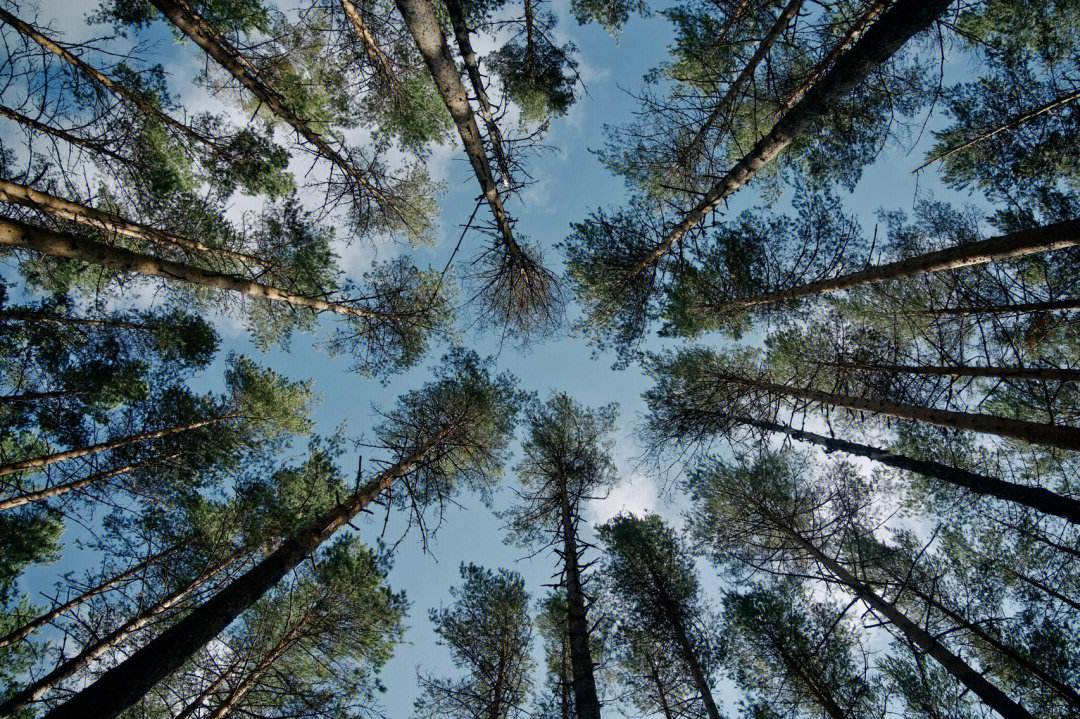
#> input picture 学习笔记/abc.jpeg, 1080 x 719 px
$ jupyter execute 'markdown粘贴图片.ipynb'   (shell and % lines are left out)
#> lines starting #> are read from the running program, lines starting #| are printed output that depends on the picture
[cell 1]
# 插入复制粘贴图片的库   paste image
# 也可以直接截图粘贴到VSCODE里

[cell 2]
print('kkk')

### （1）切片与范围关系

[cell 3]
import numpy as np
import pandas as pd
from pandas import Series,DataFrame
data1=np.random.randint(1,100,size=5)
data1

[cell 4]
data1[0]    #单一使用索引下标获得的只是一个值，不是一个数组对象
data1[[0,2]]    #通过list列表的索引下标读取的多个值，得到的是一个数组对象，并非一个值

[cell 5]
data1[2:4] #理解：其实切片只是使用索引一个范围区间的表示手法而已，语法为“起始下标号:结束下标号”【注意：这种方式得到的是一个数组对象，不是值】

[cell 6]
ds1=Series(data=data1)  #series对象的索引访问、切片的方法与np.array是一样的
# ds1[0]
# ds1[1:3]
# ds1[:3]
ds1[[1,3]]

[cell 7]
data2=np.random.randint(1,100,size=(4,5))
df2=DataFrame(data=data2)
df2

[cell 8]
df2[[0,3]] #读取多行
df2[1:4] #使用索引区间读取多行【注意：其实二维数组读取可以看作是两个一维数组组成，也就是用两个下标来表示[行][列]】
df2[::-1]
df2[::2] #指定步长间隔来读取多行
# df2.iloc[:,[1,3]] #【注意：如果是DataFrame对象的话，应该使用iloc的隐式索引（或者用创建DataFrame对象时用index指定的显式索引）切片才行】
# data2[:,[1,3]] #此方法只适合于数组，而对DataFrame对象是出错的（因为df2创建是没有用index指定显式索引为数字序号，但df2[:,[1,3]]默认会使用显式索引，但index又未指定，所以出错）
# df2.iloc[1:3,2:4]

[cell 9]
dict3={
    'python':99,
    'java':100,
    'C':88
}
dict3['java']

### 总结：
    1. numpy可以保持与python列表的访问方法，但是要注意高维数组的访问可能存在的潜在风险
    2. 多维数组直接访问元素：以列表的方式表示索引[d0_loc,d1_loc,...]
    3. 多维数组的行访问：n[row_index]，访问多列：n[[row_index1,row_index2,...]]
    4. 多维数组的列访问：n[col_index]，访问多列：n[[col_index1,col_index2,...]]
    5. BOOL列表访问：
        行访问：n[BOOLLIST]
        列访问：n[:,BOOLLIST]
        【注意】BOOLLIST的长度必须与访问的维度的长度一致

### （2）数组与图片关系

[cell 10]
import matplotlib.pyplot as plt

pict=plt.imread('abc.jpeg') #说明图片其实是一个三维数组来表示和存储
#> pict is the input picture: shape (719, 1080, 3); mean R, G, B 78.6, 93.9, 100.8
pict

[cell 11]
pict.shape
#> Out = (719, 1080, 3)

[cell 12]
plt.figure(figsize=(10,10)) #设置画布大小
plt.imshow(pict) #利用matplotlib来显示三维数组里的图片

[cell 13]
pict=pict[::-1] #上下方向倒着显示
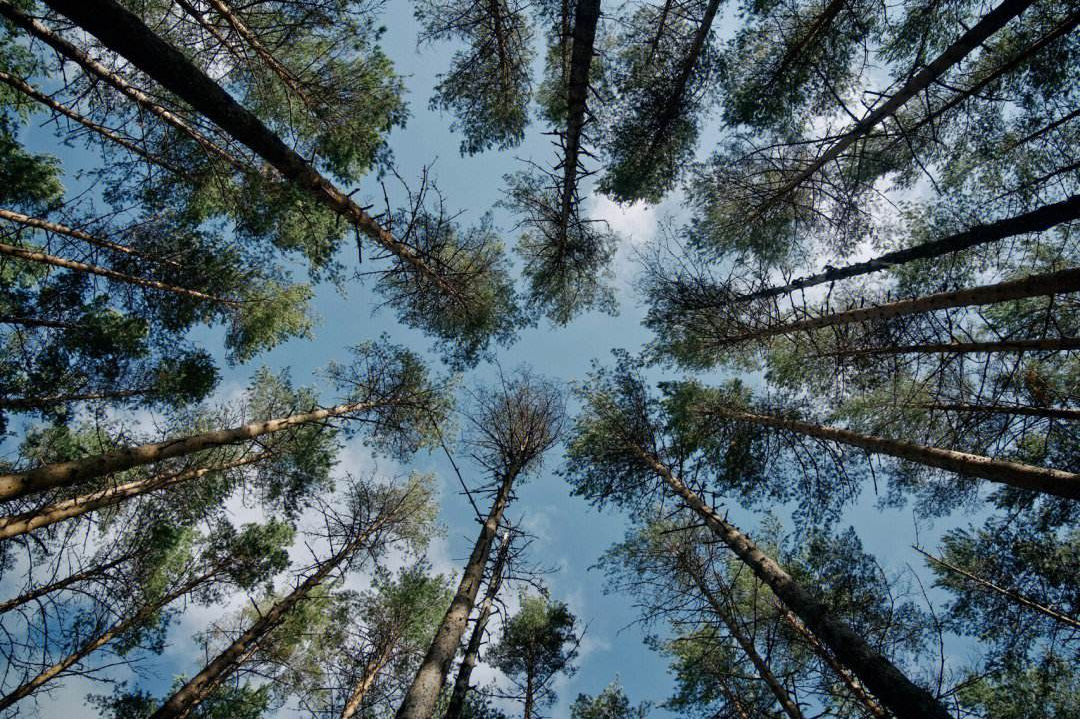
#> pict: shape (719, 1080, 3); mean R, G, B 78.6, 93.9, 100.8
plt.imshow(pict)

[cell 14]
pict=pict[:,::-1] #左右方向倒着显示
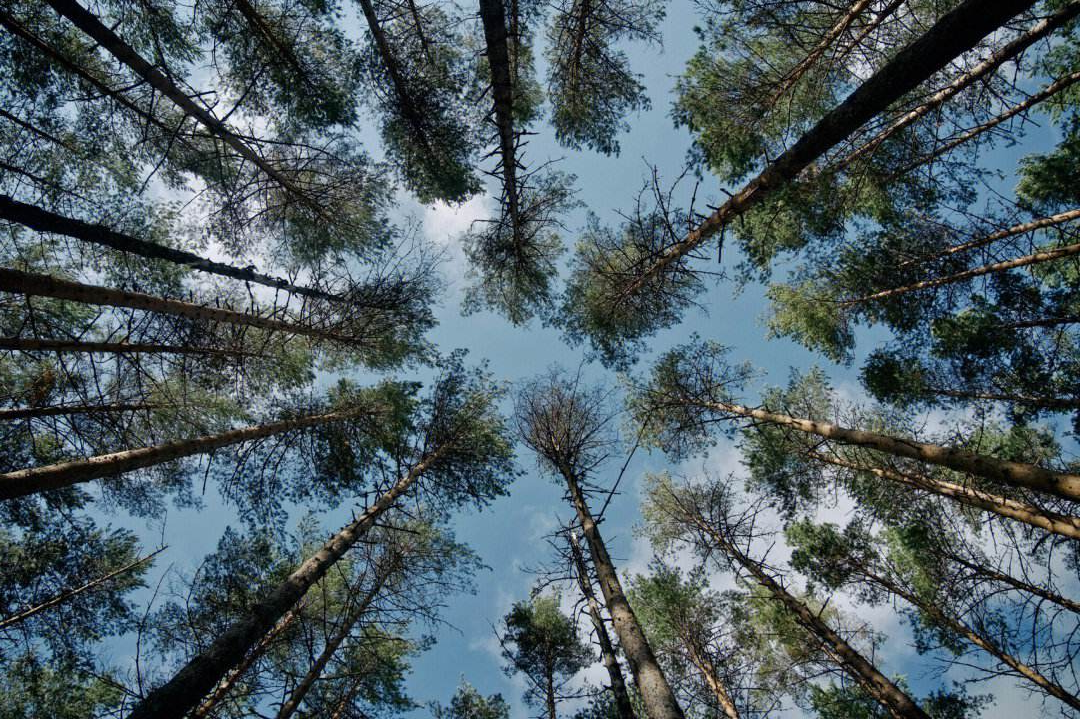
#> pict: shape (719, 1080, 3); mean R, G, B 78.6, 93.9, 100.8
plt.imshow(pict)

### （3）numpy数组级联

[cell 15]
pict=np.concatenate((pict,pict),axis=1)
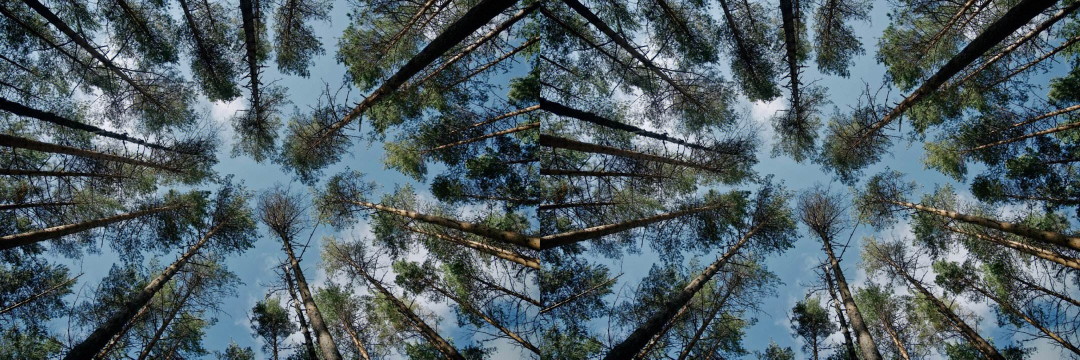
#> pict: shape (719, 2160, 3) (shown at 1/2 size); mean R, G, B 78.6, 93.9, 100.8
plt.imshow(pict)
# 【注意：如果出现多个重复时，需要执行“全部运行”才行】

[cell 16]
#数组切分
data3=np.random.randint(1,100,size=(6,6))
a1,a2=np.split(data3,indices_or_sections=2,axis=0)
display(a1,a2) #display显示的好处是当此段代码块中有多个输出显示的时候，它不会替换掉后面的显示内容，它会两部分都保留和显示

[cell 17]
a1,a2,a3=np.split(data3,indices_or_sections=[2,4],axis=0) #[2,4]指定切分的份数和区间大小，解决不够平均切分时会出错的问题
display(a1,a2,a3)

### （3）python和numpy的聚合计算

[cell 18]
arr5=np.random.randint(1,100,size=(5,6))
arr5

[cell 19]
# sum求和
# 求所有行和列的数的总和
display(arr5.sum())

# 一次性求得每行数的和
display(arr5.sum(axis=0))

# 一次性求得每列数的和
display(arr5.sum(axis=1))

#### 拓展：（axis都可以控制下面的聚合方向<行，列>）
    1. count()      求统计个数
    2. mean()       求平均值
    3. max()        求最大值
    4. min()        求最小值
    5. np.median()  求中位数
    6. std()        求标准方差
    7. any()        布尔值的聚合（只要布尔数组中只要有一个True，就返回True结果）
    8. all()        布尔值的聚合（只要布尔数组中只要有一个Fasle，就返回False结果）

[cell 20]
arr6=arr5>30
arr6

[cell 21]
display(arr6.any(),arr6.all())

### (4)空值处理：python的空值是None；numpy的空值是np.nan(显示为NaN)  【注意：np.nan无论与谁运算结果都为nan】

[cell 22]
n1=np.array([1,2,3,np.nan])
n1.sum()  # 【注意：可以直接用调用对象属性的方法调用】
display(np.nansum(n1))  #【注意：使用numpy函数进行计算的调用方法，是用调用过程函数的方式进行<传参数>】

#### 【注意：】空值处理总结（不要直接使用普通的聚合函数，应该使用nan的特定函数才行）：
    1. nansum
    2. nanmax
    3. nanmin
    4. nanmean
    5. nanstd
    6. np.nanmedian
    7. np.power 幂运算

### (5)矩阵运算

[cell 23]
# 矩阵+ -法
n1=np.array([[1,2],[3,4]])
n2=np.array([[5,6],[7,8]])
display(n1,n2)

[cell 24]
# 矩阵加法+  【注意：都是两个数组之间对应位置的运算】
n1+n2

[cell 25]
# 矩阵减法-  【注意：都是两个数组之间对应位置的运算】
n1-n2

[cell 26]
# 矩阵乘法*  【注意：都是两个数组之间对应位置的运算】
n1*n2

[cell 27]
# 矩阵乘积  【注意：1、需要用np.dot()函数来运算；2、两个数组的乘积运算是按A数组的行中的每个数*B数组的列中的每个数，然后再求和得到一个数】
np.dot(n1,n2)

运算原理：
A_array([[1, 1],
        [2, 2]])
B_array([[3, 3],
        [4, 4]])

19=(A)1*(B)5+(A)2*(B)7       (A数组中的第1行对应数XB数组中的第1列对应数，然后把每个对应数相加所得的和即为结果数组的第1个值)
22=(A)1*(B)6+(A)2*(B)8       (A数组中的第1行对应数XB数组中的第2列对应数，然后把每个对应数相加所得的和即为结果数组的第2个值)
43=(A)3*(B)5+(A)4*(B)7       (A数组中的第2行对应数XB数组中的第1列对应数，然后把每个对应数相加所得的和即为结果数组的第3个值)
50=(A)3*(B)6+(A)4*(B)8       (A数组中的第2行对应数XB数组中的第2列对应数，然后把每个对应数相加所得的和即为结果数组的第4个值)

#### 矩阵运算--广播机制

[cell 28]
n3=np.random.randint(1,100,size=(3,3))
n4=np.random.randint(1,100,size=3)
display(n3,n4)

[cell 29]
n3+n4   #虽然两个数组的维度不一致，但列数一致；此时numpy会自动采用广播机制来匹配计算

#### 广播机制的自动匹配运算原理
总原则是根据两个数组的行列维度数，来取行维度数和列维度数等中的最大数来重新组合成一个大数组；然后分别以此最大的行列维度数来拓展不够的哪个维度；两个数组经过拓展后会自动形成相同的维度数的新数组，最后再把拓展后的两个数组进行对应位置的运算即可

1、两个不同维度的数组（源数组）


2、两个不同维度的数组__经过广播机制自动拓展后的两个数组的维度一致了


3、两个不同维度的数组__矩阵计算

#### numpy数据排序
quicksort、mergesort、heapsort、冒泡、选择排序

[cell 30]
index2=np.random.permutation(5) #自动产生从0开始的索引号
index2

[cell 31]
arr7=np.random.randint(0,10,size=(5,5))
arr7

[cell 32]
arr7[index2]    #实现了为数组进行排序的目的

[cell 33]
index2=np.sort(index2)  #实现升序排序
arr7[index2]

[cell 34]
index3=index2[::-1]  #实现降序排序
index3

[cell 35]
arr7[index3]

[cell 36]
import matplotlib.pyplot as plt
plt.plot(np.random.randn(30),color='g',linestyle='--',marker='o')
#> figure, not shown here; curve peaks at x = 13, y = 1.9

[cell 37]
fig = plt.figure()
ax = fig.add_subplot(1,1,1)
ax.plot(np.random.randn(1000).cumsum())
ticks = ax.set_xticks([0,250,500,750,1000]) #设置刻度值
labels = ax.set_xticklabels(['one','two','three','four','five']) #设置刻度标签
ax.set_title('My first Plot') #设置标题
ax.set_xlabel('Stage') #设置轴标签
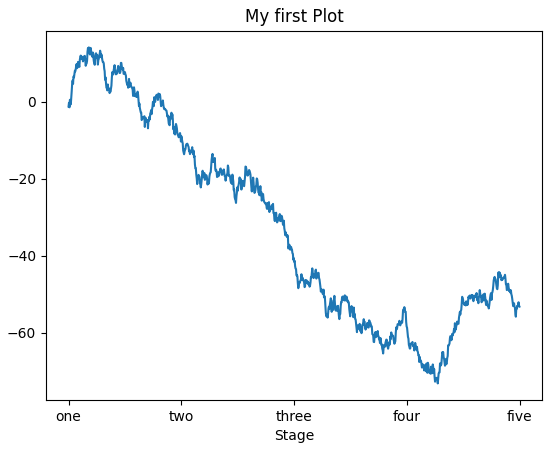
#> figure drawn by matplotlib, 1 panel; curve peaks at x = 45, y = 14.07

[cell 38]
fig = plt.figure(figsize=(12,5));ax = fig.add_subplot(111)
ax.plot(np.random.randn(1000).cumsum(),'k',label='one') #传入label参数，定义label名称
ax.plot(np.random.randn(1000).cumsum(),'k--',label='two')
ax.plot(np.random.randn(1000).cumsum(),'k.',label='three')
#图形创建完后，只需要调用legend参数将label调出来即可。
ax.legend(loc='best') #要求不是很严格的话，建议使用loc=‘best’参数来让它自己选择最佳位置
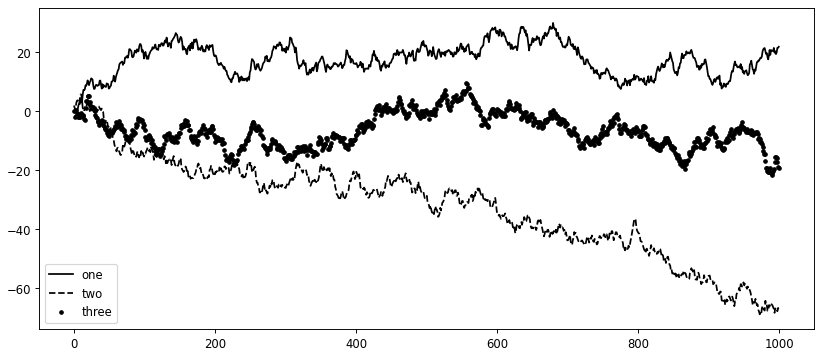
#> figure drawn by matplotlib, 1 panel; curve peaks at x = 679, y = 29.82; curve peaks at x = 9, y = 5.64; curve peaks at x = 556, y = 9.43

### matplotlib绘制--线型图

[cell 39]
s = pd.Series(np.random.randn(10).cumsum(),index=np.arange(0,100,10))
s.plot() #Series对象的索引index会传给matplotlib用作绘制x轴。
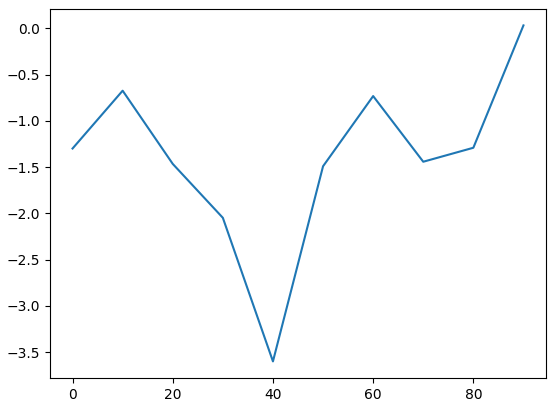
#> figure drawn by matplotlib, 1 panel; curve peaks at x = 90, y = 0.0319

[cell 40]
s = pd.Series(np.random.randn(10).cumsum(),index=np.arange(0,100,10))
s.plot(color='g',linestyle='--',marker='o')
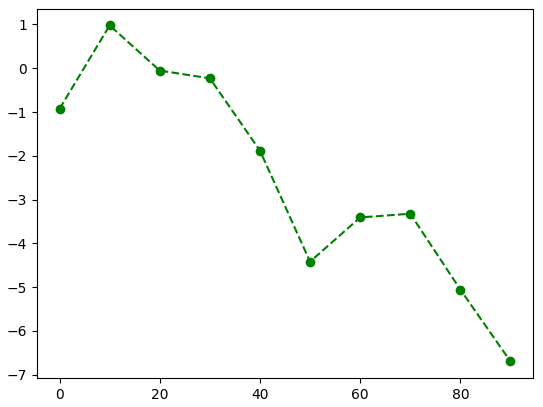
#> figure drawn by matplotlib, 1 panel; curve peaks at x = 10, y = 0.979

[cell 41]
df = pd.DataFrame(np.random.randn(10,4).cumsum(0),columns=['A','B','C','D'])
df.plot() #plot会自动为不同变量改变颜色，并添加图例
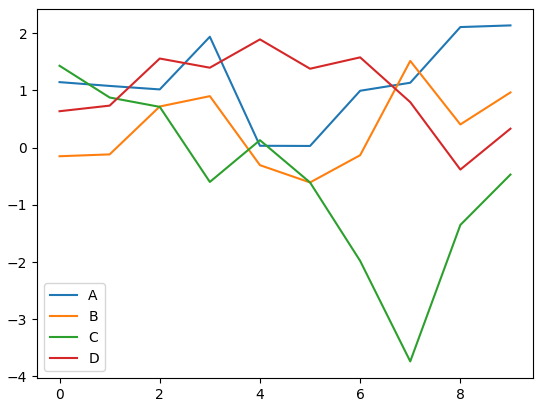
#> figure drawn by matplotlib, 1 panel; curve peaks at x = 9, y = 2.14; curve peaks at x = 7, y = 1.52; curve peaks at x = 0, y = 1.43

[cell 42]
df = pd.DataFrame(np.random.randn(10,4),columns=['A','B','C','D'])
df.plot() #plot会自动为不同变量改变颜色，并添加图例
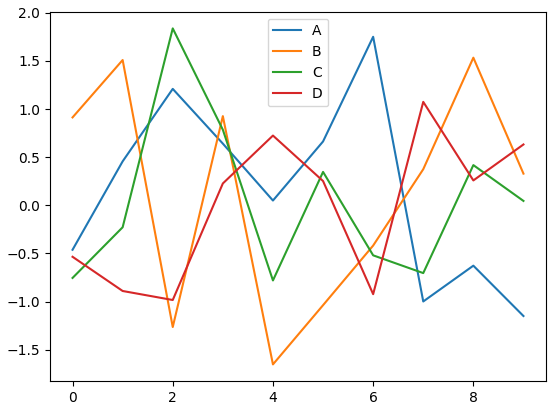
#> figure drawn by matplotlib, 1 panel; curve peaks at x = 6, y = 1.75; curve peaks at x = 8, y = 1.53; curve peaks at x = 2, y = 1.84

### matplotlib绘制--柱状图

[cell 43]
fig,axes = plt.subplots(2,1)
data = pd.Series(np.random.rand(10),index=list('abcdefghij'))
data.plot(kind='bar',ax=axes[0],rot=0,alpha=0.3)
data.plot(kind='barh',ax=axes[1],grid=True)
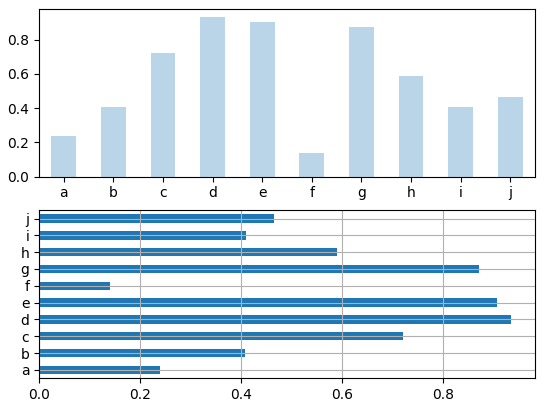
#> figure drawn by matplotlib, 2 panels; panel 1: tallest bar 0.935 high, from x = 2.75 to 3.25
